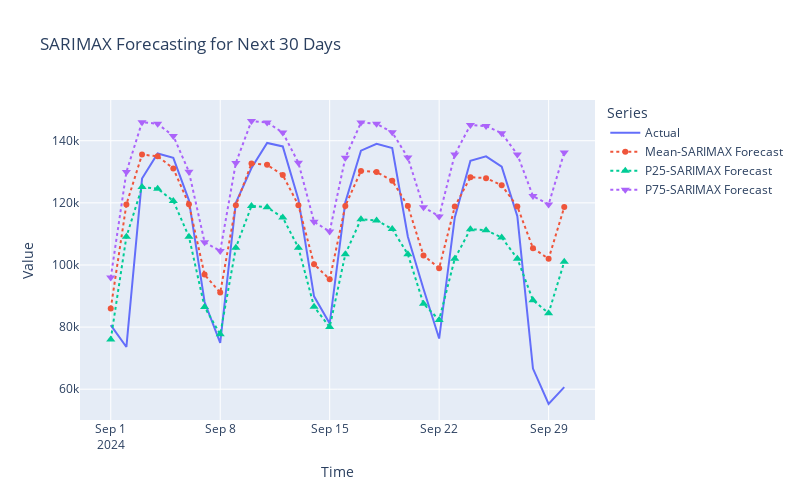

Notebook source saved alongside this figure:
### Code cell
plot_sarimax_forecast(forecasts)
